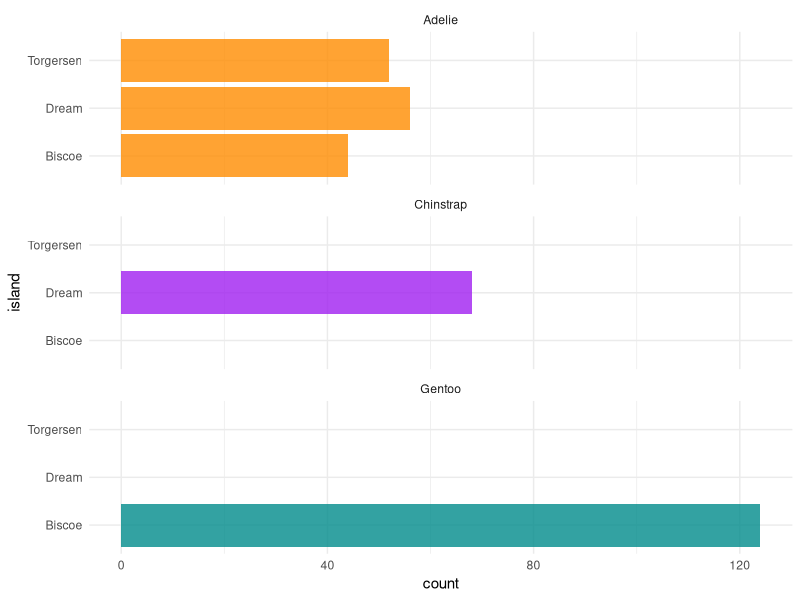

The R source for this figure:
## ---- chunk 1
#| include: false
#| warning: false
#| message: false


library(tidyverse)
## ---- chunk 2
#| label: fig-bills
#| fig-cap: Bills of penguins
#| echo: false
cleaned_data <-
  read_csv(
    file = here::here("data", "analysis_data", "analysis_data.csv"),
    show_col_types = FALSE
  )

ggplot(penguins, aes(x = island, fill = species)) +
  geom_bar(alpha = 0.8) +
  scale_fill_manual(values = c("darkorange","purple","cyan4"),
                    guide = "none") +
  theme_minimal() +
  facet_wrap(~species, ncol = 1) +
  coord_flip()
